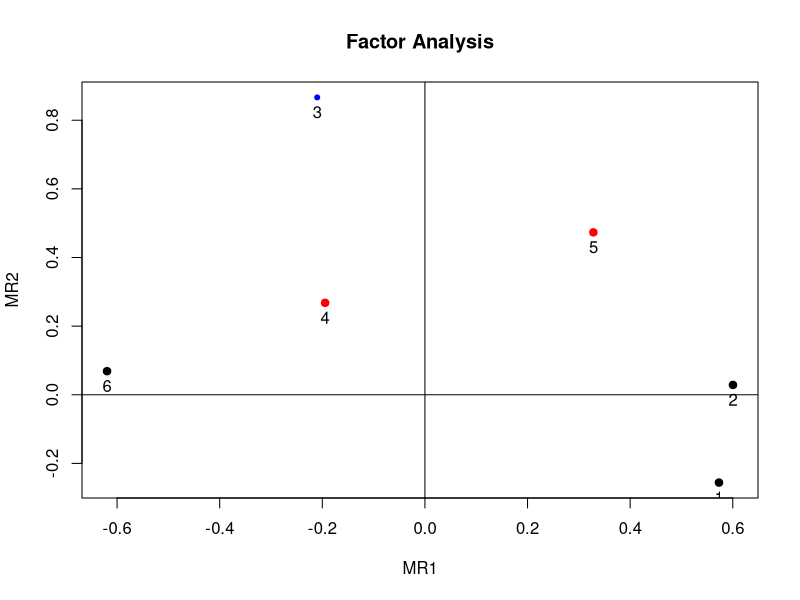
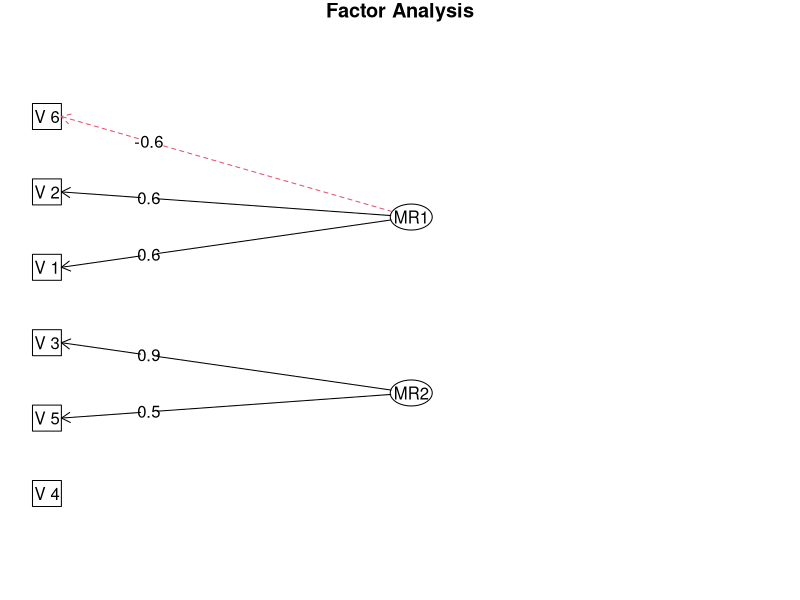
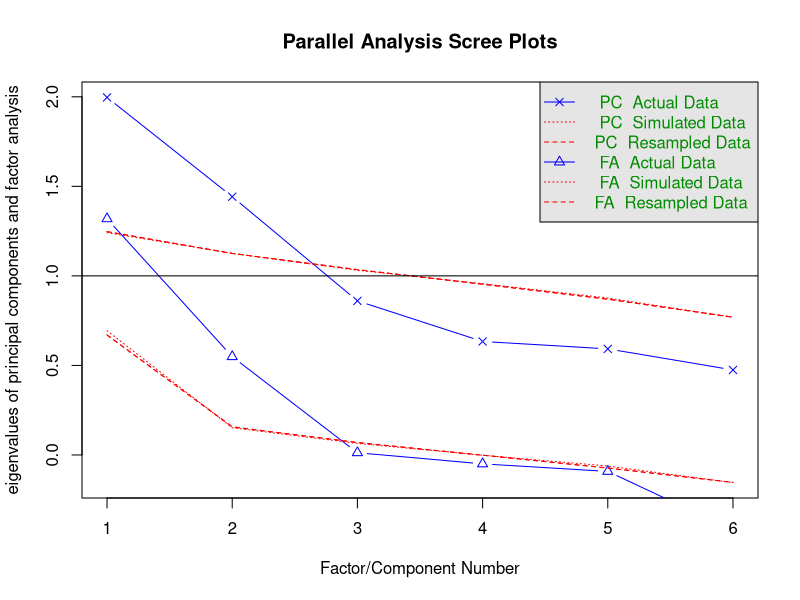
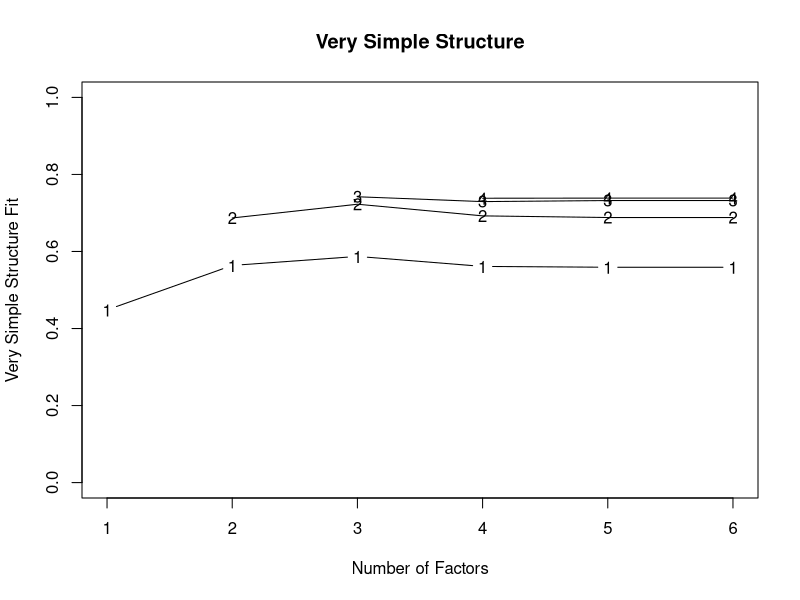

Recreate these plots in R, in order.
## ---- chunk 1
wants <- c("GPArotation", "mvtnorm", "psych")
has   <- wants %in% rownames(installed.packages())
if(any(!has)) install.packages(wants[!has])
## ---- chunk 2
N <- 200
P <- 6
Q <- 2
(Lambda <- matrix(c(0.7,-0.4, 0.8,0, -0.2,0.9, -0.3,0.4, 0.3,0.7, -0.8,0.1),
                  nrow=P, ncol=Q, byrow=TRUE))
## ---- chunk 3
set.seed(123)
library(mvtnorm)
Kf <- diag(Q)
mu <- c(5, 15)
FF <- rmvnorm(N, mean=mu,        sigma=Kf)
E  <- rmvnorm(N, mean=rep(0, P), sigma=diag(P))
X  <- FF %*% t(Lambda) + E
## ---- chunk 4
(fa <- factanal(X, factors=2, scores="regression"))
## ---- chunk 5
library(psych)
corMat <- cor(X)
(faPC  <- fa(r=corMat, nfactors=2, n.obs=N, rotate="varimax"))
## ---- chunk 6
bartlett <- fa$scores
head(bartlett)
## ---- chunk 7
anderson <- factor.scores(x=X, f=faPC, method="Anderson")
head(anderson$scores)
## ---- chunk 8
factor.plot(faPC, cut=0.5)
fa.diagram(faPC)
## ---- chunk 9
fa.parallel(X)                     # parallel analysis
vss(X, n.obs=N, rotate="varimax")  # very simple structure
## ---- chunk 10
try(detach(package:psych))
try(detach(package:mvtnorm))
